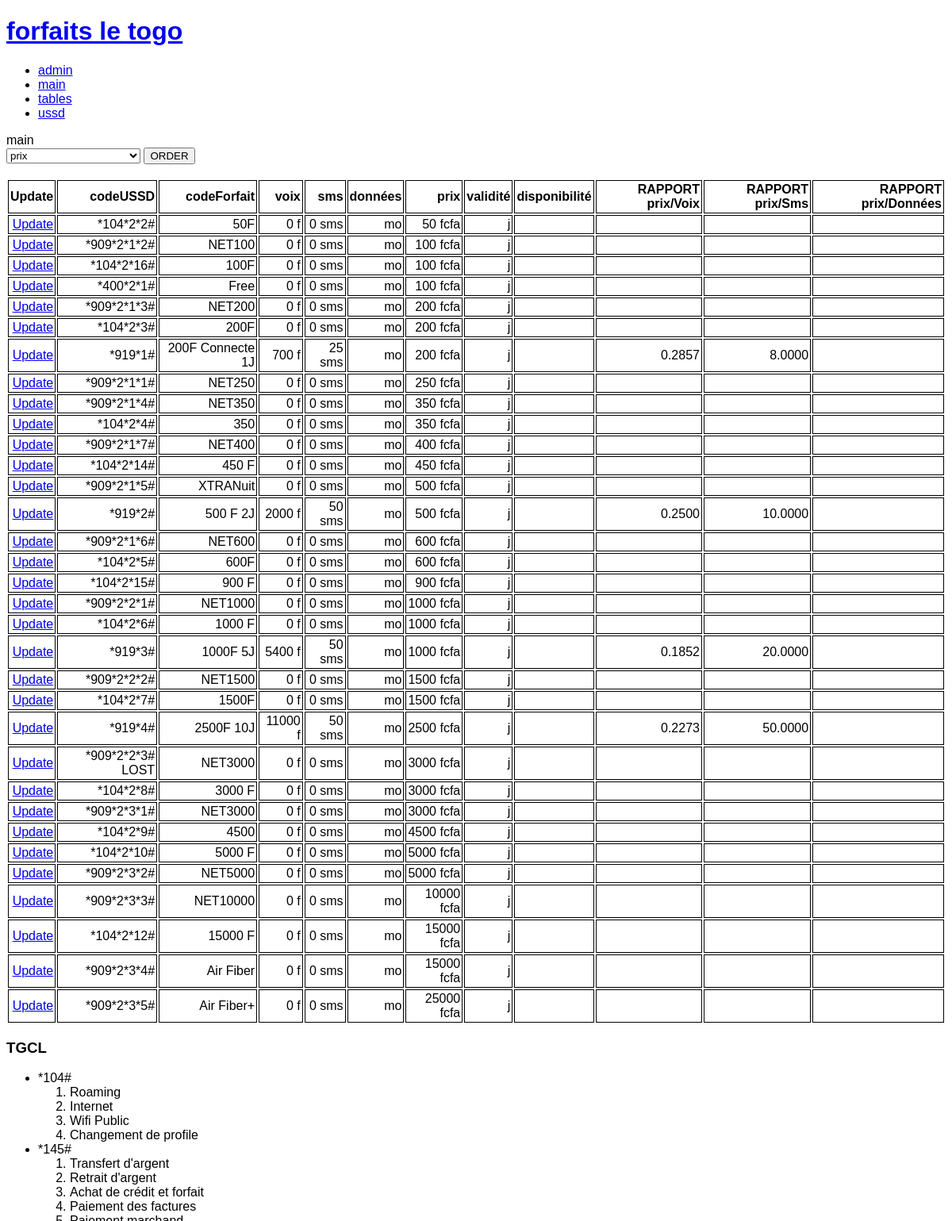
Before: /flt/main/ (upper part) with the older database file.
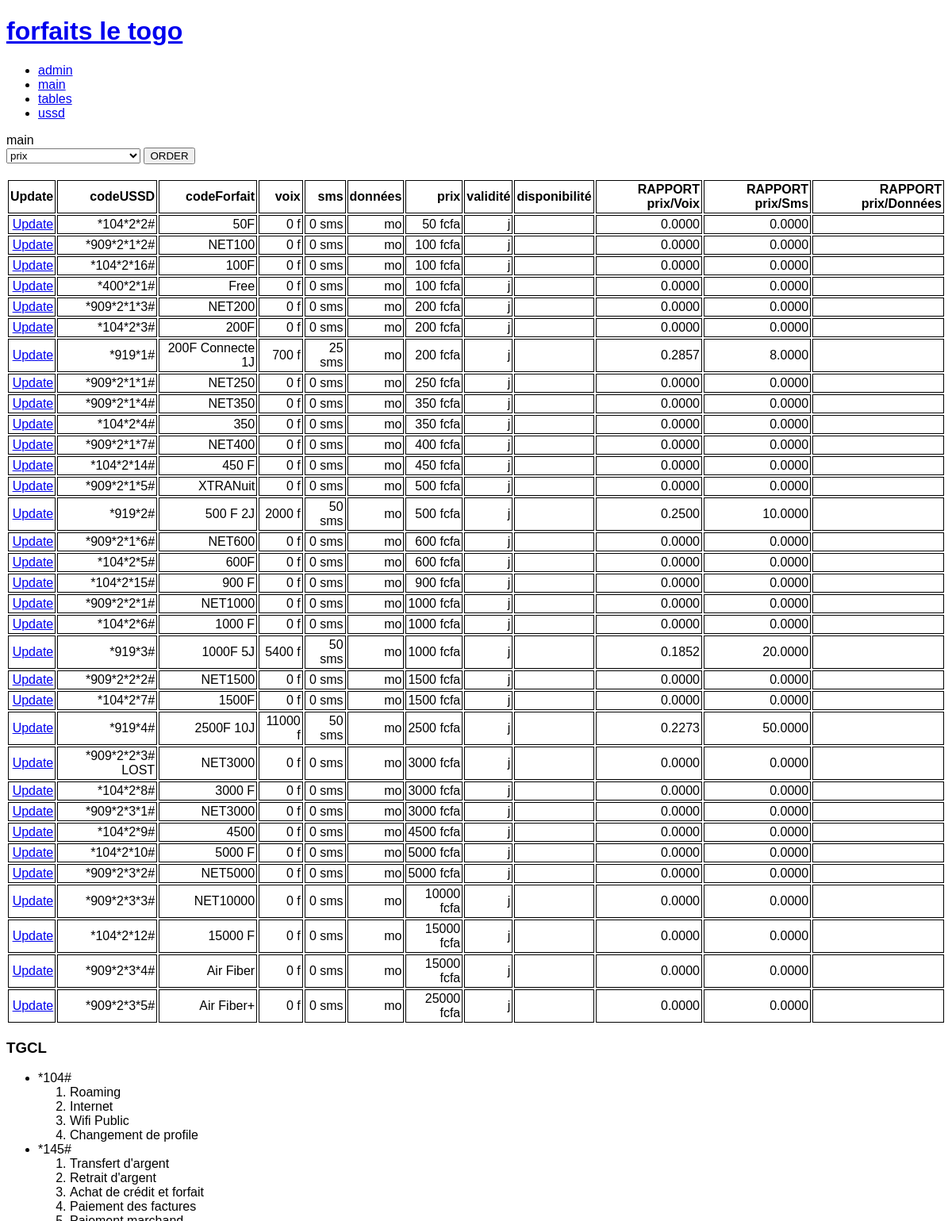
After: the same page with the newer database file.
### tables this page shows
CREATE TABLE `togocel` (
  `idForfait` int(11) NOT NULL,
  `codeUSSD` varchar(255) NOT NULL,
  `codeForfait` varchar(255) NOT NULL,
  `voix__f_` int(11) NOT NULL,
  `sms__sms_` int(11) NOT NULL,
  `donnees__mo_` int(11) NOT NULL,
  `prix__fcfa_` int(11) NOT NULL,
  `validite__j_` int(11) NOT NULL,
  `disponibilite` varchar(255) NOT NULL,
  `rapport_donneesPrix` decimal(11,4) GENERATED ALWAYS AS (`donnees__mo_` / `prix__fcfa_`) STORED,
  `rapport_prixDonnees` decimal(11,4) NOT NULL,
  `rapport_validitePrix` decimal(11,4) NOT NULL,
  `rapport_prixValidite` decimal(11,4) NOT NULL,
  `rapport_validiteDonnees` decimal(11,4) NOT NULL,
  `rapport_donneesValidite` decimal(11,4) NOT NULL,
  `rapport_prixSms` decimal(11,4) NOT NULL,
  `rapport_smsPrix` decimal(11,4) NOT NULL,
  `rapport_prixVoix` decimal(11,4) NOT NULL,
  `rapport_voixPrix` decimal(11,4) NOT NULL,
  `rapport_validiteSms` decimal(11,4) NOT NULL,
  `rapport_smsValidite` decimal(11,4) NOT NULL,
  `rapport_validiteVoix` decimal(11,4) NOT NULL,
  `rapport_voixValidite` decimal(11,4) NOT NULL,
  `rapport_donneesSms` decimal(11,4) NOT NULL,
  `rapport_smsDonnees` decimal(11,4) NOT NULL,
  `rapport_donneesVoix` decimal(11,4) NOT NULL,
  `rapport_voixDonnees` decimal(11,4) NOT NULL,
  `rapport_smsVoix` decimal(11,4) NOT NULL,
  `rapport_voixSms` decimal(11,4) NOT NULL
);

### flt/main/index.php (called while the page is built, shortened)
<?php
include("../head.php");
include("./flt_main.php");
include("../footer.php");

### flt/tables/flt_tables.php (the view, shortened to what this page needs)
<?php
$orderr = "prix__fcfa_";
$selectt = $bdd->prepare("select * from togocel order by " . $orderr . " ASC");
$selectt->execute();
$oprix = "";
switch ($orderr) {
    case 'prix__fcfa_':
        $oprix = "selected";
        break;
}
?>
<form action="" method="GET" id="myOrder">
    <select name="orderr" id="">
        <option value="prix__fcfa_" <?php echo $oprix ?>>prix</option>
    </select>
    <input type="submit" value="ORDER" name="order">
</form>
<br>
<table>
    <tr id="tablehead">
        <th>Update</th>
        <th>codeUSSD</th>
        <th>codeForfait</th>
        <th>voix</th>
        <th>sms</th>
        <th>données</th>
        <th>prix</th>
        <th>validité</th>
        <th>disponibilité</th>
        <th>RAPPORT prix/Voix</th>
        <th>RAPPORT prix/Sms</th>
        <th>RAPPORT prix/Données</th>
    </tr>
    <?php while ($fetcht = $selectt->fetch()) { ?>
        <tr>
            <td> <a href="../admin/index.php?idForfait=<?php echo $fetcht["idForfait"] ?>">Update</a> </td>
            <td> <?php echo $fetcht["codeUSSD"] ?> </td>
            <td> <?php echo $fetcht["codeForfait"] ?> </td>
            <td> <?php echo $fetcht["voix__f_"] ?> f </td>
            <td> <?php echo $fetcht["sms__sms_"] ?> sms </td>
            <td> <?php echo $fetcht["données__mo_"] ?> mo </td>
            <td> <?php echo $fetcht["prix__fcfa_"] ?> fcfa </td>
            <td> <?php echo $fetcht["validité__j_"] ?> j </td>
            <td> <?php echo $fetcht["disponibilité"] ?> </td>
            <td> <?php echo $fetcht["rapport_prixVoix"] ?> </td>
            <td> <?php echo $fetcht["rapport_prixSms"] ?> </td>
            <td> <?php echo $fetcht["rapport_prixDonnées"] ?> </td>
        </tr>
    <?php } ?>
</table>

### flt/head.php (shortened to what this page needs)
<!DOCTYPE html>
<html lang="fr">
<head>
</head>
<body>
    <header id="banner">
        <a href="/">
            <h1>forfaits le togo</h1>
        </a>
        <nav>
            <ul>
                <li><a href="../admin/">admin</a></li>
                <li><a href="../main/">main</a></li>
                <li><a href="../tables/">tables</a></li>
                <li><a href="../ussd/">ussd</a></li>
            </ul>
        </nav>
    </header>

### flt/main/flt_main.php (shortened to what this page needs)
main
<?php include("../tables/flt_tables.php"); ?>
<?php include("../ussd/flt_ussd.php"); ?>

### flt/ussd/flt_ussd.php (shortened to what this page needs)
<h3>TGCL</h3>
<ul>
    <li>*104#
        <ol>
            <li>Roaming</li>
            <li>Internet</li>
            <li>Wifi Public</li>
            <li>Changement de profile</li>
        </ol>
    </li>
    <li>*145#
        <ol>
            <li>Transfert d'argent</li>
            <li>Retrait d'argent</li>
            <li>Achat de crédit et forfait</li>
            <li>Paiement des factures</li>
            <li>Paiement marchand</li>
        </ol>
    </li>
</ul>

### flt/footer.php (shortened to what this page needs)
</body>

Changed rows visible on the page:
changed togocel (number 1 of 33 on the later page): rapport_prixVoix (not shown) → "0.0000"; rapport_prixSms (not shown) → "0.0000"
changed togocel "NET100": rapport_prixVoix (not shown) → "0.0000"; rapport_prixSms (not shown) → "0.0000"
changed togocel (number 3 of 33 on the later page): rapport_prixVoix (not shown) → "0.0000"; rapport_prixSms (not shown) → "0.0000"
changed togocel "Free": rapport_prixVoix (not shown) → "0.0000"; rapport_prixSms (not shown) → "0.0000"
changed togocel "NET200": rapport_prixVoix (not shown) → "0.0000"; rapport_prixSms (not shown) → "0.0000"
changed togocel (number 6 of 33 on the later page): rapport_prixVoix (not shown) → "0.0000"; rapport_prixSms (not shown) → "0.0000"
changed togocel "NET250": rapport_prixVoix (not shown) → "0.0000"; rapport_prixSms (not shown) → "0.0000"
changed togocel "NET350": rapport_prixVoix (not shown) → "0.0000"; rapport_prixSms (not shown) → "0.0000"
changed togocel (number 10 of 33 on the later page): rapport_prixVoix (not shown) → "0.0000"; rapport_prixSms (not shown) → "0.0000"
changed togocel "NET400": rapport_prixVoix (not shown) → "0.0000"; rapport_prixSms (not shown) → "0.0000"
changed togocel (number 12 of 33 on the later page): rapport_prixVoix (not shown) → "0.0000"; rapport_prixSms (not shown) → "0.0000"
changed togocel "XTRANuit": rapport_prixVoix (not shown) → "0.0000"; rapport_prixSms (not shown) → "0.0000"
changed togocel "NET600": rapport_prixVoix (not shown) → "0.0000"; rapport_prixSms (not shown) → "0.0000"
changed togocel (number 16 of 33 on the later page): rapport_prixVoix (not shown) → "0.0000"; rapport_prixSms (not shown) → "0.0000"
changed togocel (number 17 of 33 on the later page): rapport_prixVoix (not shown) → "0.0000"; rapport_prixSms (not shown) → "0.0000"
changed togocel "NET1000": rapport_prixVoix (not shown) → "0.0000"; rapport_prixSms (not shown) → "0.0000"
changed togocel (number 19 of 33 on the later page): rapport_prixVoix (not shown) → "0.0000"; rapport_prixSms (not shown) → "0.0000"
changed togocel "NET1500": rapport_prixVoix (not shown) → "0.0000"; rapport_prixSms (not shown) → "0.0000"
changed togocel (number 22 of 33 on the later page): rapport_prixVoix (not shown) → "0.0000"; rapport_prixSms (not shown) → "0.0000"
changed togocel "*909*2*2*3# LOST": rapport_prixVoix (not shown) → "0.0000"; rapport_prixSms (not shown) → "0.0000"
changed togocel (number 25 of 33 on the later page): rapport_prixVoix (not shown) → "0.0000"; rapport_prixSms (not shown) → "0.0000"
changed togocel (number 26 of 33 on the later page): rapport_prixVoix (not shown) → "0.0000"; rapport_prixSms (not shown) → "0.0000"
changed togocel (number 27 of 33 on the later page): rapport_prixVoix (not shown) → "0.0000"; rapport_prixSms (not shown) → "0.0000"
changed togocel (number 28 of 33 on the later page): rapport_prixVoix (not shown) → "0.0000"; rapport_prixSms (not shown) → "0.0000"
changed togocel "NET5000": rapport_prixVoix (not shown) → "0.0000"; rapport_prixSms (not shown) → "0.0000"
changed togocel "NET10000": rapport_prixVoix (not shown) → "0.0000"; rapport_prixSms (not shown) → "0.0000"
changed togocel (number 31 of 33 on the later page): rapport_prixVoix (not shown) → "0.0000"; rapport_prixSms (not shown) → "0.0000"
changed togocel "Air Fiber": rapport_prixVoix (not shown) → "0.0000"; rapport_prixSms (not shown) → "0.0000"
changed togocel "Air Fiber+": rapport_prixVoix (not shown) → "0.0000"; rapport_prixSms (not shown) → "0.0000"
